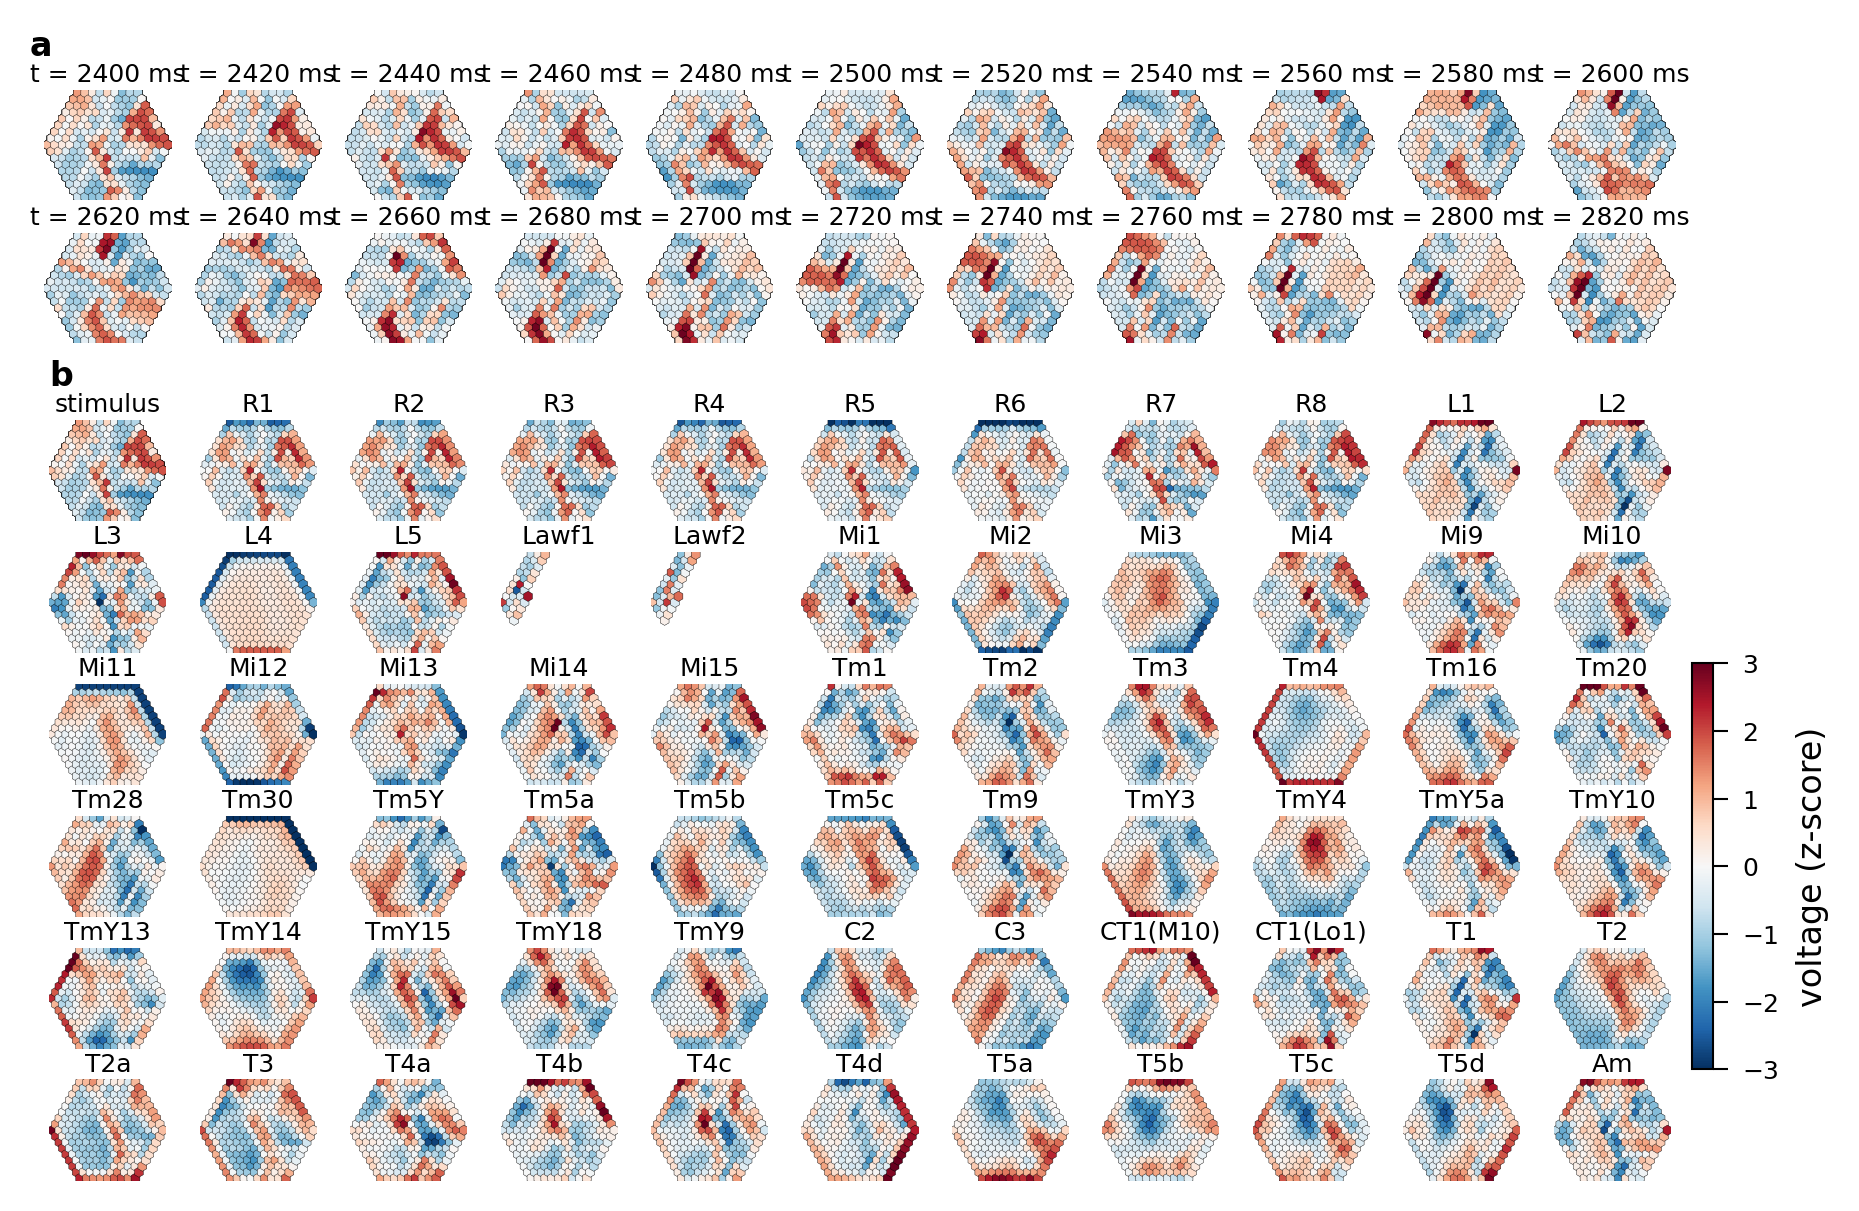

This chart was generated by the following Python code:
"""
Figure: input stimulus on the retinotopic hexagon lattice + per-cell-type voltage maps.

Janne-styled per figures/INSTRUCTIONS.md (the previous, larger-font version
is preserved at fig_stimulus_hexagons_original.py):

  • ~18 cm document-width figure (7.09 in) at 300 dpi
  • 6–8 pt fonts, 0.5 pt spines / ticks
  • top + right spines hidden globally (via janne.matplotlibrc); the hex
    panels also hide left/bottom (no axes meaningful on a hex grid)
  • trim_axis applied to the colorbar axis (the hex panels carry no spines)
  • PDF primary output (pdf.fonttype=42, svg.fonttype='none')

Layout (2 rows × 1 column block)
---------------------------------
  a) Stimulus series — hexagon snapshots of the visual input across time.
  b) 6 × 11 spatial grid — top-left panel = stimulus, other panels = voltage
     of each cell type on the hexagon lattice at a single frame. Identical
     layout to ``plot_spatial_activity_grid`` (the figure saved as
     ``Fig_0_000000.png`` during data generation), produced by calling
     ``_draw_hex`` directly so each cell type renders onto the same
     retinotopic hex lattice (avoids the disc-of-random-points artefact).

Data source
-----------
x_list_train zarr (fields: voltage, stimulus, neuron_type, pos) for
config flyvis_noise_free — the training simulation.

Usage
-----
    conda run -n neural-graph-linux python figures/fig_stimulus_hexagons.py

Output
------
    figures/fig_stimulus_hexagons.{pdf,png}
"""

# ─────────────────────────────────────────────────────────────────────────────
# Inputs / paths
# ─────────────────────────────────────────────────────────────────────────────
# Data root      : $GNN_OUTPUT_ROOT
# Configs        : <DATA_ROOT>/config/fly/flyvis_noise_free.yaml
# Training data  : <DATA_ROOT>/graphs_data/fly/flyvis_noise_free/x_list_train/
#                  <DATA_ROOT>/graphs_data/fly/flyvis_noise_free/{edge_index.pt, ode_params.pt}
# Output         : figures/fig_stimulus_hexagons.{pdf,png}
# ─────────────────────────────────────────────────────────────────────────────

import os
import sys
import matplotlib
matplotlib.use('Agg')
matplotlib.rc_file(os.path.join(os.path.dirname(__file__), 'janne.matplotlibrc'))

import matplotlib.pyplot as plt
import matplotlib.gridspec as mgs
import numpy as np

# ── project imports ──────────────────────────────────────────────────────────
REPO = os.path.join(os.path.dirname(__file__), '..')
sys.path.insert(0, os.path.join(REPO, 'src'))

from connectome_gnn.config import NeuralGraphConfig
from connectome_gnn.metrics import ANATOMICAL_ORDER, INDEX_TO_NAME
from connectome_gnn.utils import set_data_root, graphs_data_path, add_pre_folder
from connectome_gnn.zarr_io import load_simulation_data
from connectome_gnn.figure_style import default_style


# Try the flyvis trim_axis; fall back to a local equivalent if unavailable.
try:
    from flyvis.analysis.visualization.plt_utils import trim_axis as _trim_axis
except Exception:
    def _trim_axis(ax, xmargin=0.0, ymargin=0.0, yaxis=True, xaxis=True):
        """Local fallback: clip left/bottom spines to the data range so the
        axes break at the first/last data point (no spine beyond the data)."""
        if xaxis:
            xticks = ax.get_xticks()
            xlo, xhi = ax.get_xlim()
            xticks = [t for t in xticks if xlo <= t <= xhi]
            if xticks:
                ax.spines['bottom'].set_bounds(xticks[0], xticks[-1])
        if yaxis:
            yticks = ax.get_yticks()
            ylo, yhi = ax.get_ylim()
            yticks = [t for t in yticks if ylo <= t <= yhi]
            if yticks:
                ax.spines['left'].set_bounds(yticks[0], yticks[-1])


# Fonts (janne.matplotlibrc sets defaults to 8/6 pt; explicit overrides for
# panel-specific tweaks).
FS_LABEL  = 8
FS_TICK   = 6
FS_ANNOT  = 6
FS_TITLE  = 6
PANEL_LBL = 8

# ── data config ──────────────────────────────────────────────────────────────
CONFIG_NAME = 'flyvis_noise_free'
DATA_ROOT   = os.environ["GNN_OUTPUT_ROOT"]

SERIES_START   = 120
SERIES_STEP    = 1            # step of 1 frame between stimulus snapshots
SERIES_ROWS    = 2            # two rows of stimuli in panel a
SERIES_COLS    = 11
SERIES_FRAMES  = [SERIES_START + i * SERIES_STEP for i in range(SERIES_ROWS * SERIES_COLS)]
SNAPSHOT_FRAME = SERIES_FRAMES[0]   # first stimulus in a == stimulus in b
GRID_ROWS, GRID_COLS = 6, 11  # 6 × 11 = 66 slots = 1 stimulus + 65 cell types

# ── rendering style — same as data-generation default_style ──────────────────
style = default_style


# ---------------------------------------------------------------------------
# Data loading
# ---------------------------------------------------------------------------
def load_data(config_name, data_root):
    set_data_root(data_root)
    cfg_path = os.path.join(REPO, 'config', 'fly', f'{config_name}.yaml')
    config   = NeuralGraphConfig.from_yaml(cfg_path)
    _, pre   = add_pre_folder(config_name)
    if not config.dataset.startswith(pre):
        config.dataset = pre + config.dataset
    gdata_dir = graphs_data_path(config.dataset)

    max_frame = max(max(SERIES_FRAMES), SNAPSHOT_FRAME) + 1
    x_ts = load_simulation_data(
        os.path.join(gdata_dir, 'x_list_train'),
        fields=['voltage', 'stimulus', 'neuron_type', 'pos'],
    )
    voltage   = x_ts.voltage[:max_frame].numpy().T.astype(np.float32)
    stimulus  = x_ts.stimulus[:max_frame].numpy().T.astype(np.float32)
    type_ids  = x_ts.neuron_type.numpy().astype(int)
    positions = x_ts.pos.numpy().astype(np.float32)
    n_inp     = int(config.simulation.n_input_neurons)
    dt_ms     = float(config.simulation.delta_t) * 1000.0   # s → ms
    return positions, voltage, stimulus, type_ids, n_inp, dt_ms


# ---------------------------------------------------------------------------
# Figure
# ---------------------------------------------------------------------------
print(f'loading {CONFIG_NAME} ...')
positions, voltage, stimulus, type_ids, n_inp, dt_ms = load_data(CONFIG_NAME, DATA_ROOT)
print(f'  N={positions.shape[0]}  n_input={n_inp}  types={len(np.unique(type_ids))}  dt={dt_ms} ms')

vmin_v, vmax_v = -3.0, 3.0
vmin_s, vmax_s = -3.0, 3.0   # stimulus also displayed as z-score
CMAP        = 'RdBu_r'        # match the z-scored heatmap in fig_simulations.py
HEX_EDGE_C  = 'black'
HEX_EDGE_W  = 0.1             # thinner outline to match Janne 0.5 pt aesthetic
HEX_MARKER_S = 6              # smaller marker to match ~18 cm wide layout

# Hex-lattice extent — pre-compute so every panel sets the same xlim/ylim and
# hence renders hexagons at identical size.
_px = positions[:n_inp, 0]
_py = positions[:n_inp, 1]
_pad_x = (_px.max() - _px.min()) * 0.03
_pad_y = (_py.max() - _py.min()) * 0.03
HEX_XLIM = (_px.min() - _pad_x, _px.max() + _pad_x)
HEX_YLIM = (_py.min() - _pad_y, _py.max() + _pad_y)


def _draw_hex(ax, xy, values, cmap, vmin, vmax):
    """Hex scatter with thin black outline + shared xlim/ylim so every panel
    draws the hexagons at identical size."""
    ax.scatter(
        xy[:, 0], xy[:, 1], c=values,
        s=HEX_MARKER_S, marker='h',
        cmap=cmap, vmin=vmin, vmax=vmax,
        edgecolors=HEX_EDGE_C, linewidths=HEX_EDGE_W,
        alpha=1.0,
    )
    ax.set_xlim(*HEX_XLIM)
    ax.set_ylim(*HEX_YLIM)
    ax.set_xticks([])
    ax.set_yticks([])
    ax.set_aspect('equal')
    ax.set_facecolor(style.background)
    for spine in ax.spines.values():
        spine.set_visible(False)


# ~18 cm wide; pick a height that suits the original 24:16 (3:2) aspect of the
# combined panel a (2 rows) + panel b (6 rows) layout.
FIG_W_IN = 18.0 * 0.3937       # ≈ 7.09 in
FIG_H_IN = FIG_W_IN * (16.0 / 24.0)   # preserve the original 3:2 aspect ≈ 4.72 in

fig = plt.figure(figsize=(FIG_W_IN, FIG_H_IN), dpi=300, facecolor=style.background)
outer = mgs.GridSpec(
    2, 1, figure=fig,
    height_ratios=[SERIES_ROWS, GRID_ROWS],
    hspace=0.15,
)

def _zscore(v):
    return (v - v.mean()) / (v.std() + 1e-6)

# ── panel a) stimulus time-series — full hex on the 1736 photoreceptors ──────
gs_a = mgs.GridSpecFromSubplotSpec(SERIES_ROWS, SERIES_COLS,
                                    subplot_spec=outer[0],
                                    wspace=0.05, hspace=0.3)
axes_a = []
_n_series = len(SERIES_FRAMES)
for k, t in enumerate(SERIES_FRAMES):
    r, c = divmod(k, SERIES_COLS)
    ax = fig.add_subplot(gs_a[r, c])
    stim_t = _zscore(stimulus[:n_inp, t])
    _draw_hex(ax, positions[:n_inp], stim_t, CMAP, vmin_s, vmax_s)
    # Title only on the first and last hex of the time-series.
    if k == 0 or k == _n_series - 1:
        ax.set_title(f't = {int(round(t * dt_ms))} ms', fontsize=FS_TITLE, pad=2)
    axes_a.append(ax)

# ── panel b) 6×11 grid — stimulus + 65 types, same as Fig_0_000000.png ───────
gs_b = mgs.GridSpecFromSubplotSpec(GRID_ROWS, GRID_COLS, subplot_spec=outer[1],
                                    wspace=0.05, hspace=0.3)
axes_b = []
stim_snap = _zscore(stimulus[:n_inp, SNAPSHOT_FRAME])

# Per-cell-type z-score at the snapshot frame: each hexagon is normalised
# by its own type's mean/std so all 65 panels share one comparable scale.
volt_snap_z = voltage[:, SNAPSHOT_FRAME].copy()
for _tid in np.unique(type_ids):
    _m = type_ids == _tid
    volt_snap_z[_m] = _zscore(volt_snap_z[_m])

n_panels = min(len(ANATOMICAL_ORDER), GRID_ROWS * GRID_COLS)
for idx in range(n_panels):
    type_idx = ANATOMICAL_ORDER[idx]
    r, c = divmod(idx, GRID_COLS)
    ax = fig.add_subplot(gs_b[r, c])
    if type_idx is None:
        _draw_hex(ax, positions[:n_inp], stim_snap, CMAP, vmin_s, vmax_s)
        name = 'stimulus'
    else:
        count = int((type_ids == type_idx).sum())
        vals = volt_snap_z[type_ids == type_idx]
        # Original plot reuses the first `count` retinotopic positions so
        # every cell type renders onto the same hexagonal lattice.
        _draw_hex(ax, positions[:count], vals, CMAP, vmin_v, vmax_v)
        name = INDEX_TO_NAME.get(type_idx, f'type_{type_idx}')
    ax.set_title(name, fontsize=FS_TITLE, pad=2)
    axes_b.append(ax)

# hide trailing cells
for idx in range(n_panels, GRID_ROWS * GRID_COLS):
    r, c = divmod(idx, GRID_COLS)
    ax = fig.add_subplot(gs_b[r, c])
    ax.set_visible(False)

# ── voltage colorbar — placed on the right of panel b ────────────────────────
fig.canvas.draw()
import matplotlib.cm as _mcm
import matplotlib.colors as _mcolors
# Use the last used right-most panel in panel b as anchor (column = GRID_COLS-1).
_last_col_axes = [axes_b[idx] for idx in range(n_panels)
                   if (idx % GRID_COLS) == (GRID_COLS - 1)]
if _last_col_axes:
    _anchor = _last_col_axes[len(_last_col_axes) // 2]   # middle of the right column
    _pos = _anchor.get_position()
    _cax_v = fig.add_axes([
        _pos.x1 + 0.010,
        _pos.y0 - _pos.height * 0.5,
        0.007,
        _pos.height * 2.0,
    ])
    _norm_v = _mcolors.Normalize(vmin=vmin_v, vmax=vmax_v)
    _sm_v = _mcm.ScalarMappable(norm=_norm_v, cmap=CMAP)
    _cbar_v = fig.colorbar(_sm_v, cax=_cax_v)
    _cbar_v.set_label('z-scored voltage', fontsize=FS_TICK)
    _cbar_v.ax.tick_params(labelsize=FS_TICK)
    # Trim the colorbar's tick range to its actual data extent.
    _trim_axis(_cax_v, xaxis=False)

# ── panel labels a) / b) — top-left of each outer row ────────────────────────
fig.canvas.draw()
renderer = fig.canvas.get_renderer()
inv = fig.transFigure.inverted()
bb_a = axes_a[0].get_tightbbox(renderer)
bb_b = axes_b[0].get_tightbbox(renderer)
for bb, lbl in zip([bb_a, bb_b], ['a', 'b']):
    x0 = inv.transform((bb.x0, bb.y1))[0]
    y1 = inv.transform((bb.x0, bb.y1))[1]
    fig.text(x0, y1, lbl, fontsize=PANEL_LBL, fontweight='bold',
             va='bottom', ha='left', color='black', transform=fig.transFigure)

# ── save ─────────────────────────────────────────────────────────────────────
OUT_DIR = os.path.dirname(os.path.abspath(__file__))
out_base = os.path.join(OUT_DIR, 'fig_stimulus_hexagons')
# PDF first per janne.matplotlibrc default; PNG for quick preview.
fig.savefig(out_base + '.pdf', bbox_inches='tight')
fig.savefig(out_base + '.png', dpi=300, bbox_inches='tight')
plt.close(fig)
print(f'Saved: {out_base}.pdf')
print(f'Saved: {out_base}.png')
